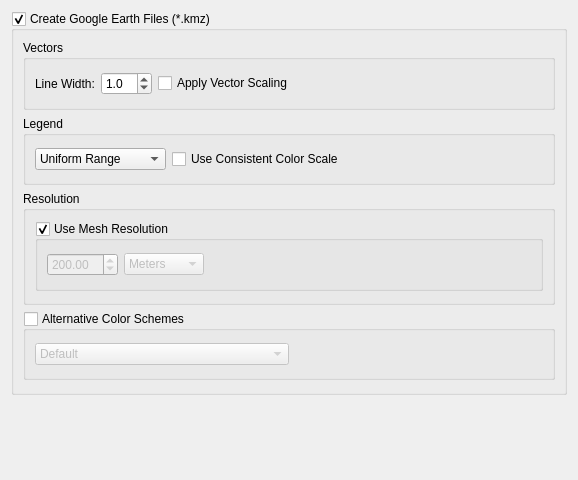
            <widget class="QWidget" name="googleEarthScrollAreaWidget">
             <property name="geometry">
              <rect>
               <x>0</x>
               <y>0</y>
               <width>578</width>
               <height>480</height>
              </rect>
             </property>
             <property name="sizePolicy">
              <sizepolicy hsizetype="Expanding" vsizetype="Expanding">
               <horstretch>0</horstretch>
               <verstretch>0</verstretch>
              </sizepolicy>
             </property>
             <property name="layoutDirection">
              <enum>Qt::LayoutDirection::LeftToRight</enum>
             </property>
             <layout class="QVBoxLayout" name="verticalLayout" stretch="0,1">
              <item>
               <widget class="QGroupBox" name="googleEarthGroupBox">
                <property name="enabled">
                 <bool>true</bool>
                </property>
                <property name="sizePolicy">
                 <sizepolicy hsizetype="Expanding" vsizetype="Fixed">
                  <horstretch>0</horstretch>
                  <verstretch>0</verstretch>
                 </sizepolicy>
                </property>
                <property name="minimumSize">
                 <size>
                  <width>0</width>
                  <height>384</height>
                 </size>
                </property>
                <property name="title">
                 <string>Create Google Earth Files (*.kmz)</string>
                </property>
                <property name="checkable">
                 <bool>true</bool>
                </property>
                <property name="checked">
                 <bool>true</bool>
                </property>
                <layout class="QVBoxLayout" name="verticalLayout_18">
                 <item>
                  <widget class="QGroupBox" name="googleEarthVectorsGroupBox">
                   <property name="sizePolicy">
                    <sizepolicy hsizetype="Expanding" vsizetype="Fixed">
                     <horstretch>0</horstretch>
                     <verstretch>0</verstretch>
                    </sizepolicy>
                   </property>
                   <property name="minimumSize">
                    <size>
                     <width>0</width>
                     <height>70</height>
                    </size>
                   </property>
                   <property name="title">
                    <string>Vectors</string>
                   </property>
                   <layout class="QHBoxLayout" name="horizontalLayout_6">
                    <property name="sizeConstraint">
                     <enum>QLayout::SizeConstraint::SetNoConstraint</enum>
                    </property>
                    <item>
                     <widget class="QLabel" name="googleEarthVectorsLabel">
                      <property name="text">
                       <string>Line Width:</string>
                      </property>
                     </widget>
                    </item>
                    <item>
                     <widget class="QDoubleSpinBox" name="googleEarthVectorsSpinBox">
                      <property name="decimals">
                       <number>1</number>
                      </property>
                      <property name="maximum">
                       <double>10.000000000000000</double>
                      </property>
                      <property name="value">
                       <double>1.000000000000000</double>
                      </property>
                     </widget>
                    </item>
                    <item>
                     <widget class="QCheckBox" name="googleEarthVectorScalingCheckBox">
                      <property name="text">
                       <string>Apply Vector Scaling</string>
                      </property>
                     </widget>
                    </item>
                    <item>
                     <spacer name="googleEarthVectorsGroupBoxSpacer">
                      <property name="orientation">
                       <enum>Qt::Orientation::Horizontal</enum>
                      </property>
                      <property name="sizeHint" stdset="0">
                       <size>
                        <width>40</width>
                        <height>20</height>
                       </size>
                      </property>
                     </spacer>
                    </item>
                   </layout>
                  </widget>
                 </item>
                 <item>
                  <widget class="QGroupBox" name="legendGroupBox">
                   <property name="sizePolicy">
                    <sizepolicy hsizetype="Expanding" vsizetype="Fixed">
                     <horstretch>0</horstretch>
                     <verstretch>0</verstretch>
                    </sizepolicy>
                   </property>
                   <property name="minimumSize">
                    <size>
                     <width>0</width>
                     <height>69</height>
                    </size>
                   </property>
                   <property name="title">
                    <string>Legend</string>
                   </property>
                   <layout class="QHBoxLayout" name="horizontalLayout_7">
                    <item>
                     <widget class="QComboBox" name="legendComboBox">
                      <property name="sizePolicy">
                       <sizepolicy hsizetype="Minimum" vsizetype="Fixed">
                        <horstretch>0</horstretch>
                        <verstretch>0</verstretch>
                       </sizepolicy>
                      </property>
                      <property name="minimumSize">
                       <size>
                        <width>131</width>
                        <height>0</height>
                       </size>
                      </property>
                      <item>
                       <property name="text">
                        <string>Uniform Range</string>
                       </property>
                      </item>
                      <item>
                       <property name="text">
                        <string>Equal Count</string>
                       </property>
                      </item>
                     </widget>
                    </item>
                    <item>
                     <widget class="QCheckBox" name="legendCheckBox">
                      <property name="text">
                       <string>Use Consistent Color Scale</string>
                      </property>
                     </widget>
                    </item>
                    <item>
                     <spacer name="legendSpacer">
                      <property name="orientation">
                       <enum>Qt::Orientation::Horizontal</enum>
                      </property>
                      <property name="sizeHint" stdset="0">
                       <size>
                        <width>153</width>
                        <height>20</height>
                       </size>
                      </property>
                     </spacer>
                    </item>
                   </layout>
                  </widget>
                 </item>
                 <item>
                  <widget class="QGroupBox" name="googleEarthResolutionGroupBox">
                   <property name="sizePolicy">
                    <sizepolicy hsizetype="Expanding" vsizetype="Fixed">
                     <horstretch>0</horstretch>
                     <verstretch>0</verstretch>
                    </sizepolicy>
                   </property>
                   <property name="minimumSize">
                    <size>
                     <width>0</width>
                     <height>114</height>
                    </size>
                   </property>
                   <property name="title">
                    <string>Resolution</string>
                   </property>
                   <layout class="QVBoxLayout" name="verticalLayout_37">
                    <item>
                     <widget class="QGroupBox" name="googleEarthMeshResolutionGroupBox">
                      <property name="sizePolicy">
                       <sizepolicy hsizetype="Expanding" vsizetype="Fixed">
                        <horstretch>0</horstretch>
                        <verstretch>0</verstretch>
                       </sizepolicy>
                      </property>
                      <property name="minimumSize">
                       <size>
                        <width>0</width>
                        <height>70</height>
                       </size>
                      </property>
                      <property name="title">
                       <string>Use Mesh Resolution</string>
                      </property>
                      <property name="checkable">
                       <bool>true</bool>
                      </property>
                      <layout class="QHBoxLayout" name="horizontalLayout_16">
                       <item>
                        <widget class="QDoubleSpinBox" name="googleEarthMeshResolutionSpinBox">
                         <property name="enabled">
                          <bool>false</bool>
                         </property>
                         <property name="maximum">
                          <double>5000.000000000000000</double>
                         </property>
                         <property name="value">
                          <double>200.000000000000000</double>
                         </property>
                        </widget>
                       </item>
                       <item>
                        <widget class="QComboBox" name="googleEarthMeshResolutionComboBox">
                         <property name="enabled">
                          <bool>false</bool>
                         </property>
                         <property name="sizePolicy">
                          <sizepolicy hsizetype="Minimum" vsizetype="Fixed">
                           <horstretch>0</horstretch>
                           <verstretch>0</verstretch>
                          </sizepolicy>
                         </property>
                         <property name="minimumSize">
                          <size>
                           <width>80</width>
                           <height>0</height>
                          </size>
                         </property>
                         <property name="maximumSize">
                          <size>
                           <width>80</width>
                           <height>16777215</height>
                          </size>
                         </property>
                         <item>
                          <property name="text">
                           <string>Meters</string>
                          </property>
                         </item>
                         <item>
                          <property name="text">
                           <string>Feet</string>
                          </property>
                         </item>
                        </widget>
                       </item>
                       <item>
                        <spacer name="googleEarthMeshResolutionSpacer">
                         <property name="orientation">
                          <enum>Qt::Orientation::Horizontal</enum>
                         </property>
                         <property name="sizeHint" stdset="0">
                          <size>
                           <width>302</width>
                           <height>20</height>
                          </size>
                         </property>
                        </spacer>
                       </item>
                      </layout>
                     </widget>
                    </item>
                   </layout>
                  </widget>
                 </item>
                 <item>
                  <widget class="QGroupBox" name="alternativeColorSchemeGroupBox">
                   <property name="sizePolicy">
                    <sizepolicy hsizetype="Expanding" vsizetype="Fixed">
                     <horstretch>0</horstretch>
                     <verstretch>0</verstretch>
                    </sizepolicy>
                   </property>
                   <property name="minimumSize">
                    <size>
                     <width>0</width>
                     <height>69</height>
                    </size>
                   </property>
                   <property name="title">
                    <string>Alternative Color Schemes</string>
                   </property>
                   <property name="checkable">
                    <bool>true</bool>
                   </property>
                   <property name="checked">
                    <bool>false</bool>
                   </property>
                   <layout class="QHBoxLayout" name="horizontalLayout_8">
                    <item>
                     <widget class="QComboBox" name="alternativeColorSchemeComboBox">
                      <property name="sizePolicy">
                       <sizepolicy hsizetype="Expanding" vsizetype="Fixed">
                        <horstretch>0</horstretch>
                        <verstretch>0</verstretch>
                       </sizepolicy>
                      </property>
                      <item>
                       <property name="text">
                        <string>Default</string>
                       </property>
                      </item>
                      <item>
                       <property name="text">
                        <string>ROPGW (Red Orange Pink Green White)</string>
                       </property>
                      </item>
                      <item>
                       <property name="text">
                        <string>Oranges</string>
                       </property>
                      </item>
                      <item>
                       <property name="text">
                        <string>Blues</string>
                       </property>
                      </item>
                      <item>
                       <property name="text">
                        <string>Pinks</string>
                       </property>
                      </item>
                      <item>
                       <property name="text">
                        <string>Greens</string>
                       </property>
                      </item>
                      <item>
                       <property name="text">
                        <string>Magic Beans</string>
                       </property>
                      </item>
                      <item>
                       <property name="text">
                        <string>Pink to Green</string>
                       </property>
                      </item>
                     </widget>
                    </item>
                    <item>
                     <spacer name="alternativeColorSchemeSpacer">
                      <property name="orientation">
                       <enum>Qt::Orientation::Horizontal</enum>
                      </property>
                      <property name="sizeHint" stdset="0">
                       <size>
                        <width>40</width>
                        <height>20</height>
                       </size>
                      </property>
                     </spacer>
                    </item>
                   </layout>
                  </widget>
                 </item>
                </layout>
               </widget>
              </item>
              <item>
               <spacer name="verticalSpacer_4">
                <property name="orientation">
                 <enum>Qt::Orientation::Vertical</enum>
                </property>
                <property name="sizeHint" stdset="0">
                 <size>
                  <width>20</width>
                  <height>40</height>
                 </size>
                </property>
               </spacer>
              </item>
             </layout>
            </widget>
